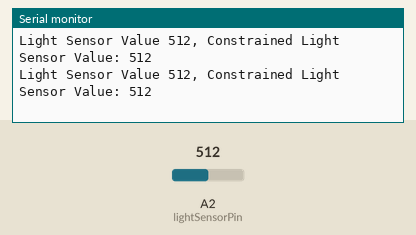
This sketch was run on a simulated Arduino Uno, built with avr-gcc and run on an emulated ATmega328P. Parts: the last lines printed to the serial monitor. The test bench sets the inputs (shaded band); at power-on: A2 (lightSensorPin) = 512.

Above: at 2.7 s.
2.8 s: A2 (lightSensorPin) set to 985
At 2.83 s:
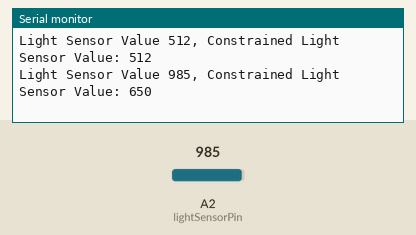
5.8 s: A2 (lightSensorPin) set to 1010
At 5.85 s:
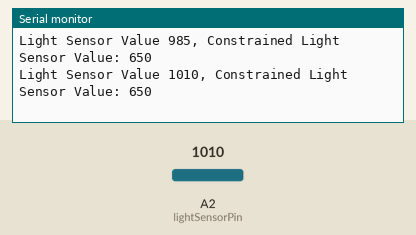
8.8 s: A2 (lightSensorPin) set to 110
At 8.88 s:
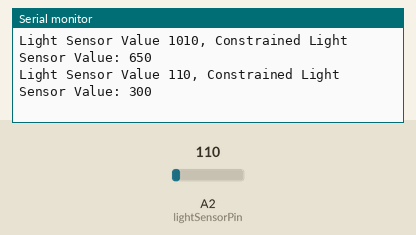
10.3 s: A2 (lightSensorPin) set to 94
At 10.39 s:
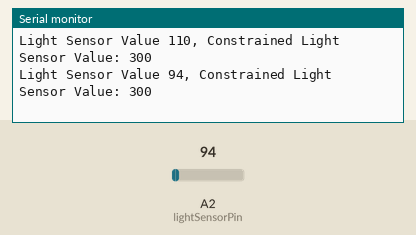
Timing chart, 0 to 12.8 s (numbered marks = the images above; inputs shaded):
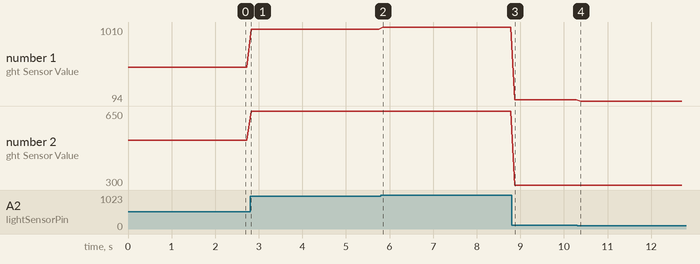

Measured:
- after the input at 2.8 s, the serial monitor: prints a new line at once (image 1)
- after the input at 5.8 s, the serial monitor: prints a new line after 0.05 s (image 2)
- after the input at 8.8 s, the serial monitor: prints a new line after 0.08 s (image 3)
- after the input at 10.3 s, the serial monitor: prints a new line after 0.09 s (image 4)
- plotted number 1: 512 → 985 after the input at 2.8 s, 985 → 1010 after the input at 5.8 s, 1010 → 110 after the input at 8.8 s, 110 → 94 after the input at 10.3 s
- plotted number 2: 512 → 650 after the input at 2.8 s, 650 → 300 after the input at 8.8 s

The sketch:

MWE_Ch07_Constrain.ino
```cpp
/*
Make: Wearable Electronics
 Constrain example
 */

// initialize variables
int lightSensorPin = A2;
int lightSensorValue = 0;
int constrainedLightSensorValue = 0;

void setup() {
  // initialize serial communication:
  Serial.begin(9600);
}

void loop() {
  // read light sensor pin and store value in a variable:
  lightSensorValue = analogRead(lightSensorPin);

  // constrain the light sensor values to 300 to 650
  constrainedLightSensorValue = constrain(lightSensorValue, 300, 650);

  // print the results:
  Serial.print("Light Sensor Value ");
  Serial.print(lightSensorValue);
  Serial.print(", Constrained Light Sensor Value: ");
  Serial.println(constrainedLightSensorValue);

  // delay between readings:
  delay(100);
}
```
